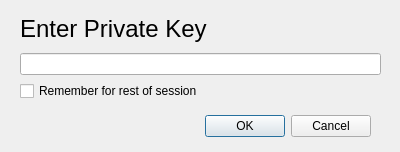
<?xml version="1.0" encoding="UTF-8"?>
<ui version="4.0">
 <class>PrivKeyEntry</class>
 <widget class="QDialog" name="PrivKeyEntry">
  <property name="geometry">
   <rect>
    <x>0</x>
    <y>0</y>
    <width>400</width>
    <height>152</height>
   </rect>
  </property>
  <property name="windowTitle">
   <string>Enter Private Key</string>
  </property>
  <widget class="QDialogButtonBox" name="buttonBox">
   <property name="geometry">
    <rect>
     <x>30</x>
     <y>110</y>
     <width>341</width>
     <height>32</height>
    </rect>
   </property>
   <property name="orientation">
    <enum>Qt::Horizontal</enum>
   </property>
   <property name="standardButtons">
    <set>QDialogButtonBox::Cancel|QDialogButtonBox::Ok</set>
   </property>
  </widget>
  <widget class="QWidget" name="verticalLayoutWidget">
   <property name="geometry">
    <rect>
     <x>0</x>
     <y>0</y>
     <width>401</width>
     <height>111</height>
    </rect>
   </property>
   <layout class="QVBoxLayout" name="verticalLayout">
    <property name="leftMargin">
     <number>20</number>
    </property>
    <property name="topMargin">
     <number>10</number>
    </property>
    <property name="rightMargin">
     <number>20</number>
    </property>
    <property name="bottomMargin">
     <number>10</number>
    </property>
    <item>
     <widget class="QLabel" name="labelPrivKeyPrompt">
      <property name="font">
       <font>
        <pointsize>18</pointsize>
       </font>
      </property>
      <property name="text">
       <string>Enter Private Key</string>
      </property>
      <property name="alignment">
       <set>Qt::AlignLeading|Qt::AlignLeft|Qt::AlignVCenter</set>
      </property>
     </widget>
    </item>
    <item>
     <widget class="QLineEdit" name="lineEditPrivKey">
      <property name="echoMode">
       <enum>QLineEdit::Password</enum>
      </property>
     </widget>
    </item>
    <item>
     <widget class="QCheckBox" name="checkBoxRemember">
      <property name="text">
       <string>Remember for rest of session</string>
      </property>
     </widget>
    </item>
   </layout>
  </widget>
 </widget>
 <tabstops>
  <tabstop>lineEditPrivKey</tabstop>
  <tabstop>checkBoxRemember</tabstop>
  <tabstop>buttonBox</tabstop>
 </tabstops>
 <resources/>
 <connections>
  <connection>
   <sender>buttonBox</sender>
   <signal>accepted()</signal>
   <receiver>PrivKeyEntry</receiver>
   <slot>accept()</slot>
   <hints>
    <hint type="sourcelabel">
     <x>248</x>
     <y>254</y>
    </hint>
    <hint type="destinationlabel">
     <x>157</x>
     <y>274</y>
    </hint>
   </hints>
  </connection>
  <connection>
   <sender>buttonBox</sender>
   <signal>rejected()</signal>
   <receiver>PrivKeyEntry</receiver>
   <slot>reject()</slot>
   <hints>
    <hint type="sourcelabel">
     <x>316</x>
     <y>260</y>
    </hint>
    <hint type="destinationlabel">
     <x>286</x>
     <y>274</y>
    </hint>
   </hints>
  </connection>
 </connections>
</ui>
